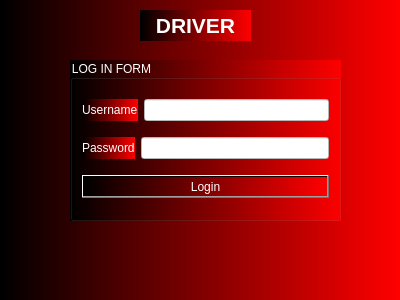
<?xml version="1.0" encoding="UTF-8"?>
<ui version="4.0">
 <class>Driver2</class>
 <widget class="QDialog" name="Driver2">
  <property name="geometry">
   <rect>
    <x>0</x>
    <y>0</y>
    <width>400</width>
    <height>300</height>
   </rect>
  </property>
  <property name="windowTitle">
   <string>Dialog</string>
  </property>
  <property name="styleSheet">
   <string notr="true">font: 8pt &quot;MS Reference Sans Serif&quot;;
background-color: qlineargradient(spread:pad, x1:0, y1:0, x2:1, y2:0, stop:0 rgba(0, 0, 0), stop:1 rgba(255, 0, 0));
color: rgb(255, 255, 255);font: 8pt &quot;MS Reference Sans Serif&quot;;</string>
  </property>
  <widget class="QGroupBox" name="groupBox">
   <property name="geometry">
    <rect>
     <x>70</x>
     <y>60</y>
     <width>271</width>
     <height>161</height>
    </rect>
   </property>
   <property name="title">
    <string>LOG IN FORM</string>
   </property>
   <layout class="QVBoxLayout" name="verticalLayout_2">
    <item>
     <layout class="QHBoxLayout" name="horizontalLayout">
      <item>
       <widget class="QLabel" name="label_Username">
        <property name="text">
         <string>Username</string>
        </property>
       </widget>
      </item>
      <item>
       <widget class="QLineEdit" name="lineEdit_Username">
        <property name="styleSheet">
         <string notr="true">background-color: rgb(255, 255, 255);
color: rgb(0, 0, 0);</string>
        </property>
       </widget>
      </item>
     </layout>
    </item>
    <item>
     <layout class="QHBoxLayout" name="horizontalLayout_2">
      <item>
       <widget class="QLabel" name="label_Password">
        <property name="text">
         <string>Password</string>
        </property>
       </widget>
      </item>
      <item>
       <widget class="QLineEdit" name="lineEdit_Password">
        <property name="styleSheet">
         <string notr="true">background-color: rgb(255, 255, 255);
color: rgb(0, 0, 0);</string>
        </property>
       </widget>
      </item>
     </layout>
    </item>
    <item>
     <widget class="QPushButton" name="pushButton_Login">
      <property name="text">
       <string>Login</string>
      </property>
     </widget>
    </item>
   </layout>
  </widget>
  <widget class="QLabel" name="label">
   <property name="geometry">
    <rect>
     <x>140</x>
     <y>10</y>
     <width>111</width>
     <height>31</height>
    </rect>
   </property>
   <property name="text">
    <string>&lt;html&gt;&lt;head/&gt;&lt;body&gt;&lt;p align=&quot;center&quot;&gt;&lt;span style=&quot; font-size:16pt; font-weight:600;&quot;&gt;DRIVER&lt;/span&gt;&lt;/p&gt;&lt;/body&gt;&lt;/html&gt;</string>
   </property>
  </widget>
 </widget>
 <resources/>
 <connections/>
</ui>
